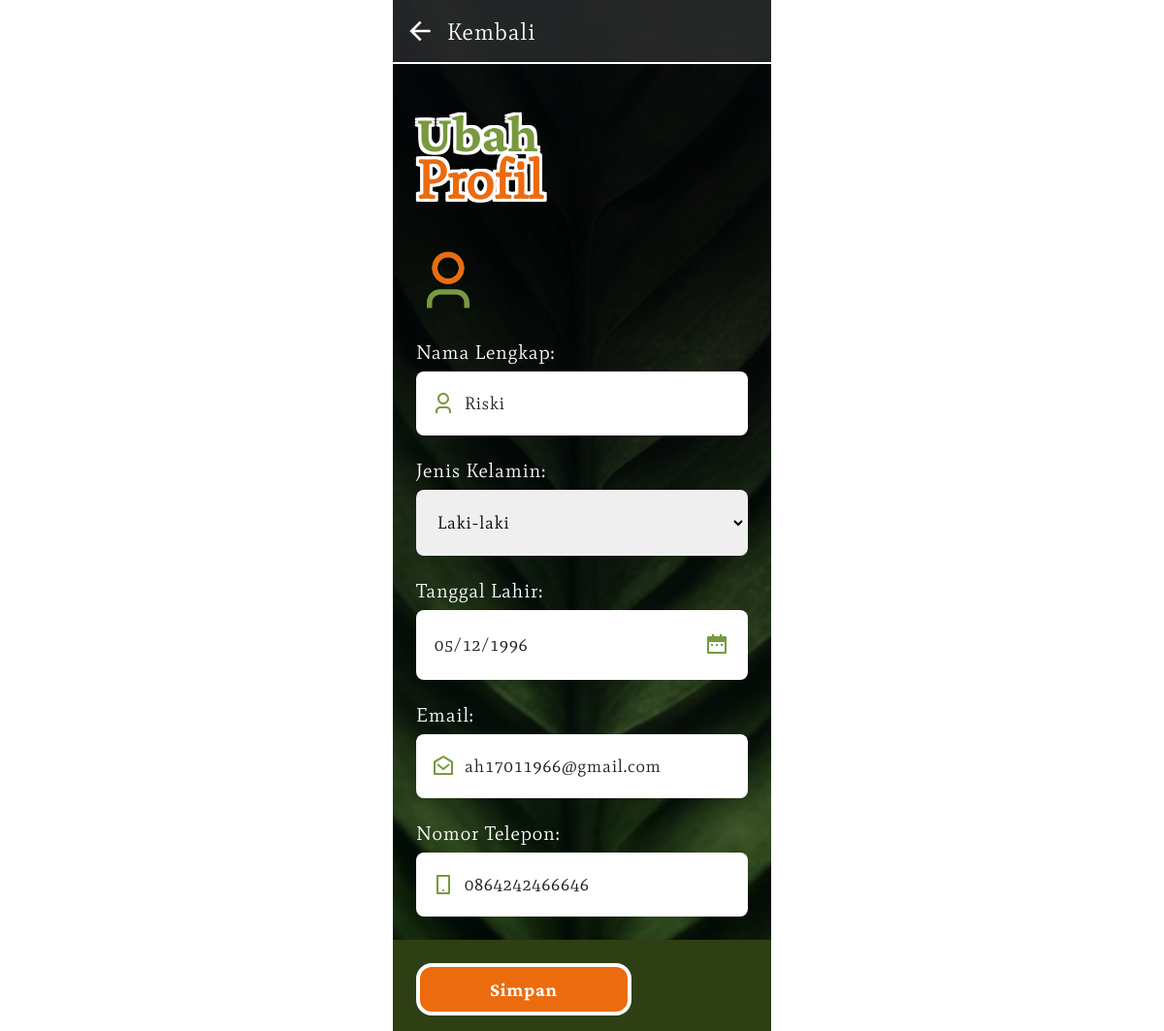
Screenshot of /views/edit-profile.php (signed in) with the database file from the repository.
### tables this page shows
CREATE TABLE `users` (
  `id` int(11) NOT NULL,
  `name` varchar(255) NOT NULL,
  `gender` enum('Male','Female') NOT NULL,
  `date_of_birth` date NOT NULL,
  `email` varchar(255) NOT NULL,
  `phone_number` varchar(20) NOT NULL,
  `password` varchar(255) NOT NULL,
  `token` varchar(255) DEFAULT NULL
);

### models/UserModel.php (called while the page is built, shortened)
<?php
require_once '../config/connection.php';
class UserModel
{
    private $conn;
    public function __construct()
    {
        $this->conn = openConnection();
    }
    public function getUserById($id)
    {
        $sql = "SELECT * FROM users WHERE id=?";
        $stmt = $this->conn->prepare($sql);
        $stmt->bind_param("i", $id);
        $stmt->execute();
        $result = $stmt->get_result();
        if ($result->num_rows == 1) {
            $user = $result->fetch_assoc();
            return $user;
        } else {
            return null;
        }
    }
}

### config/connection.php (called while the page is built, shortened)
<?php
function openConnection() {
    $hostname = "localhost";
    $username = "root";
    $password = "";
    $database = "oil_palm_seeds_counter";
    $conn = new mysqli($hostname, $username, $password, $database);
    return $conn;
}

### views/edit-profile.php (the view, shortened to what this page needs)
<?php
require_once '../models/UserModel.php';
if (isset($_SESSION['id'])) {
    $userModel = new UserModel();
    $user = $userModel->getUserById($_SESSION['id']);
}
?>
<!DOCTYPE html>
<html lang="en">
<head>
    <link rel="stylesheet" href="../assets/css/style.css">
</head>
<body>
    <div id="oil_body_wrap" class="oil_header_padding oil_second">
        <div class="oil_header">
            <a href="./profile.php"><img src="../assets/images/img_icon_back.svg">Kembali</a>
        </div>
        <div class="oil_content oil_bg_leaf">
            <div>
                <h2>Ubah<br>
                    <span>Profil</span>
                </h2>
                <img class="img_icon_head" src="../assets/images/img_icon_user_color.svg" alt="" srcset="">
                <form action="../controllers/UpdateUserController.php" method="POST">
                    <label for="name">Nama Lengkap:</label>
                    <div class="oil_input_name oil_input_icon oil_input_wrap">
                        <input type="text" id="name" name="name" value="<?php echo isset($user['name']) ? $user['name'] : ''; ?>" class="oil_input" required><br>
                    </div>
                    <label for="gender">Jenis Kelamin:</label>
                    <select id="gender" name="gender" class="oil_input" required>
                        <option value="Male" <?php if (isset($user['gender']) && $user['gender'] == 'Male') echo 'selected'; ?>>Laki-laki</option>
                    </select><br>
                    <label for="date_of_birth" style="margin-top:24px">Tanggal Lahir:</label>
                    <div class="oil_input_date oil_input_icon oil_input_wrap">
                        <input type="date" id="date_of_birth" name="date_of_birth" value="<?php echo isset($user['date_of_birth']) ? $user['date_of_birth'] : ''; ?>" class="oil_input" required><br>
                    </div>
                    <label for="email">Email:</label>
                    <div class="oil_input_email oil_input_icon oil_input_wrap">
                        <input type="email" id="email" name="email" value="<?php echo isset($user['email']) ? $user['email'] : ''; ?>" class="oil_input" required><br>
                    </div>
                    <label for="phone_number">Nomor Telepon:</label>
                    <div class="oil_input_phone oil_input_icon oil_input_wrap">
                        <input type="text" id="phone_number" name="phone_number" value="<?php echo isset($user['phone_number']) ? $user['phone_number'] : ''; ?>" class="oil_input" required><br>
                    </div>
                </div>
                <div class="oil_footer">
                    <div class="oil_wrap_bottom">
                        <button type="submit" class="btn" style="width: max-content">Simpan</button>
                    </div>
                </div>
        </div>
    </div>
</body>
</html>

### assets/css/style.css (style rules this page uses)
* { font-family: 'Mate', 'Times New Roman', Times, serif; }
h1, h2, h3, h5, h6 { font-family: 'CrimsonPro', 'Times New Roman', Times, serif; }
body { margin: 0px; font-family: Mate; font-size: 14px; font-weight: 400; line-height: 17px; letter-spacing: 0em; text-align: left; color: rgba(255, 255, 255, 0.72) }
#oil_body_wrap { width: 100%; max-width: 390px; margin: auto; background-color: #2F3F14; color: white; min-height: 768px; }
#oil_body_wrap .oil_content { padding: 32px 24px 16px 24px; }
h2 { font-size: 55px; font-weight: 700; line-height: 48px; letter-spacing: 0em; text-align: left; color: #789940; text-shadow: -3px -3px 0 #FFF, 3px -3px 0 #FFF, -3px 3px 0 #FFF, 3px 3px 0 #FFF, 0px -3px 0 #FFF, 0px 3px 0 #FFF, 3px 0px 0 #FFF, -3px 0px 0 #FFF; }
h2 span { color: #EC6B0F; }
.img_icon_head { width: 66px; margin-bottom: 24px; }
.btn { height: 54px; width: 205px; left: 513px; top: 623px; border-radius: 16px; padding: 16px 72px 16px 72px; background-color: #EC6B0F; border: 4px solid #FFFFFF; font-family: 'CrimsonPro'; font-size: 20px; font-weight: 700; line-height: 22px; letter-spacing: 0.04em; text-align: center; color: white; display: flex; justify-content: center; align-items: center; margin-top: 24px; }
a { color: white; }
.oil_footer { background-size: cover; margin-bottom: 0px; padding-right: 24px; padding-left: 24px; padding-top: 24px; padding-bottom: 16px; }
.oil_footer .btn { margin-top: 0px; }
.oil_bg_leaf { background: url(../images/img_bg_leaf.png); background-size: cover; background-position: center; }
.oil_input::placeholder { font-family: Mate; font-size: 18px; font-weight: 400; line-height: 22px; letter-spacing: 0.04em; text-align: left; }
.oil_input { padding: 20px 16px; border-radius: 8px; -webkit-border-radius: 8px; -moz-border-radius: 8px; -ms-border-radius: 8px; -o-border-radius: 8px; border: 2px solid #EC6B0F00; width: -webkit-fill-available; }
select.oil_input { padding: 20px 16px; width: -webkit-fill-available; font-family: Mate; font-size: 18px; font-weight: 400; line-height: 22px; letter-spacing: 0.04em; text-align: left; }
form>.oil_input_wrap { margin-bottom: 24px;; }
form { width: 100%; }
.oil_input_icon>.oil_input { padding-left: 48px; font-family: Mate; font-size: 18px; font-weight: 400; line-height: 22px; letter-spacing: 0.04em; text-align: left; color: rgba(0, 0, 0, 0.88) }
.oil_input_email::before { content: url(../images/img_icon_email.svg) }
.oil_input_name::before { content: url(../images/img_icon_user.svg) }
.oil_input_phone::before { content: url(../images/img_icon_phone.svg) }
.oil_input_date::before { display: none; }
.oil_input_date input { background-color: white; flex-direction: row-reverse; padding-left: 16px !important; gap: 8px }
.oil_input_icon { position: relative; height: max-content; }
.oil_input_icon::before { position: absolute; left: 0; top: 0; bottom: 0; z-index: 3; margin-top: auto; margin-bottom: auto; margin-left: 16px; height: 24px; }
form label { display: block; margin-bottom: 8px; font-family: Mate; font-size: 20px; font-weight: 400; line-height: 24px; letter-spacing: 0.04em; text-align: left; }
.oil_header { padding: 16px 12px; border-bottom: 2px solid white; background: rgba(255, 255, 255, 0.12); position: fixed; top: 0; right: 0; left: 0; font-family: 'CrimsonPro'; font-size: 24px; font-weight: 400; line-height: 27px; letter-spacing: 0.04em; text-align: left; width: 100%; max-width: 390px; margin: auto; box-sizing: border-box; display: flex; align-items: center; justify-content: space-between; backdrop-filter: blur(16px); }
.oil_header_padding .oil_content { padding-top: 114px !important; }
.oil_header_padding .oil_content h2 { margin-top: 0px }
.oil_header_padding a { display: flex; align-items: center; text-decoration: none; gap: 12px }
.oil_second .oil_footer { padding: 0px; background:#2F3F14; margin-top: 24px; padding-top: 24px; padding-bottom: 16px; padding-right: 24px; padding-left: 24px; }
#oil_body_wrap.oil_second .oil_content { padding-left: 0px; padding-right: 0px; padding-bottom: 0px; }
#oil_body_wrap.oil_second .oil_content>div, #oil_body_wrap.oil_second .oil_content>form>.oil_form_top { padding-left: 24px; padding-right: 24px; }
.oil_second .oil_input_wrap { margin-bottom: 24px; }
.oil_second .oil_input_wrap:last-child { margin-bottom: 0px !important; }

### rows the page displays
users: name "Riski", gender "Laki-laki", date_of_birth "05/12/1996", email "ah17011966@gmail.com", phone_number "0864242466646"
